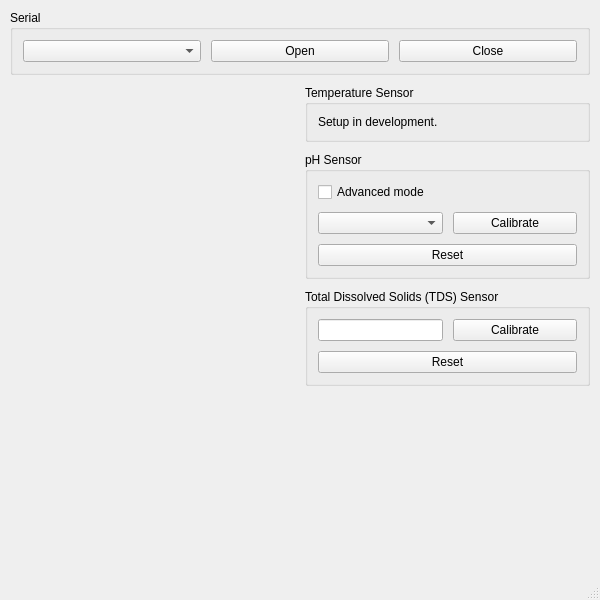
<?xml version="1.0" encoding="UTF-8"?>
<ui version="4.0">
 <class>MainWindow</class>
 <widget class="QMainWindow" name="MainWindow">
  <property name="enabled">
   <bool>true</bool>
  </property>
  <property name="geometry">
   <rect>
    <x>0</x>
    <y>0</y>
    <width>600</width>
    <height>600</height>
   </rect>
  </property>
  <property name="sizePolicy">
   <sizepolicy hsizetype="Fixed" vsizetype="Fixed">
    <horstretch>0</horstretch>
    <verstretch>0</verstretch>
   </sizepolicy>
  </property>
  <property name="minimumSize">
   <size>
    <width>600</width>
    <height>600</height>
   </size>
  </property>
  <property name="maximumSize">
   <size>
    <width>600</width>
    <height>600</height>
   </size>
  </property>
  <property name="windowTitle">
   <string>MainWindow</string>
  </property>
  <property name="styleSheet">
   <string notr="true"/>
  </property>
  <widget class="QWidget" name="MainWidget">
   <property name="enabled">
    <bool>true</bool>
   </property>
   <property name="sizePolicy">
    <sizepolicy hsizetype="Fixed" vsizetype="Fixed">
     <horstretch>0</horstretch>
     <verstretch>0</verstretch>
    </sizepolicy>
   </property>
   <layout class="QVBoxLayout" name="verticalLayout_10">
    <property name="spacing">
     <number>0</number>
    </property>
    <property name="leftMargin">
     <number>10</number>
    </property>
    <property name="topMargin">
     <number>10</number>
    </property>
    <property name="rightMargin">
     <number>10</number>
    </property>
    <property name="bottomMargin">
     <number>10</number>
    </property>
    <item>
     <layout class="QVBoxLayout" name="MainWidgetElem">
      <property name="spacing">
       <number>10</number>
      </property>
      <item>
       <widget class="QGroupBox" name="Serial">
        <property name="title">
         <string>Serial</string>
        </property>
        <layout class="QVBoxLayout" name="verticalLayout">
         <property name="spacing">
          <number>0</number>
         </property>
         <property name="leftMargin">
          <number>10</number>
         </property>
         <property name="topMargin">
          <number>10</number>
         </property>
         <property name="rightMargin">
          <number>10</number>
         </property>
         <property name="bottomMargin">
          <number>10</number>
         </property>
         <item>
          <layout class="QHBoxLayout" name="SerialElem">
           <property name="spacing">
            <number>10</number>
           </property>
           <item>
            <widget class="QComboBox" name="SerialChoose">
             <property name="sizePolicy">
              <sizepolicy hsizetype="Preferred" vsizetype="Preferred">
               <horstretch>0</horstretch>
               <verstretch>0</verstretch>
              </sizepolicy>
             </property>
            </widget>
           </item>
           <item>
            <widget class="QPushButton" name="SerialOpen">
             <property name="sizePolicy">
              <sizepolicy hsizetype="Preferred" vsizetype="Preferred">
               <horstretch>0</horstretch>
               <verstretch>0</verstretch>
              </sizepolicy>
             </property>
             <property name="text">
              <string>Open</string>
             </property>
            </widget>
           </item>
           <item>
            <widget class="QPushButton" name="SerialClose">
             <property name="sizePolicy">
              <sizepolicy hsizetype="Preferred" vsizetype="Preferred">
               <horstretch>0</horstretch>
               <verstretch>0</verstretch>
              </sizepolicy>
             </property>
             <property name="text">
              <string>Close</string>
             </property>
            </widget>
           </item>
          </layout>
         </item>
        </layout>
       </widget>
      </item>
      <item>
       <layout class="QHBoxLayout" name="Sensor">
        <property name="spacing">
         <number>10</number>
        </property>
        <property name="leftMargin">
         <number>0</number>
        </property>
        <item>
         <layout class="QVBoxLayout" name="SensorPlot">
          <property name="spacing">
           <number>10</number>
          </property>
          <item>
           <widget class="QCustomPlot" name="SensorPlotTemp" native="true">
            <property name="minimumSize">
             <size>
              <width>285</width>
              <height>0</height>
             </size>
            </property>
           </widget>
          </item>
          <item>
           <widget class="QCustomPlot" name="SensorPlotPh" native="true">
            <property name="sizePolicy">
             <sizepolicy hsizetype="Preferred" vsizetype="Preferred">
              <horstretch>0</horstretch>
              <verstretch>0</verstretch>
             </sizepolicy>
            </property>
            <property name="minimumSize">
             <size>
              <width>285</width>
              <height>0</height>
             </size>
            </property>
           </widget>
          </item>
          <item>
           <widget class="QCustomPlot" name="SensorPlotTds" native="true">
            <property name="minimumSize">
             <size>
              <width>285</width>
              <height>0</height>
             </size>
            </property>
           </widget>
          </item>
         </layout>
        </item>
        <item>
         <layout class="QVBoxLayout" name="SensorSetting">
          <property name="spacing">
           <number>10</number>
          </property>
          <item>
           <widget class="QGroupBox" name="SensorSettingTemp">
            <property name="title">
             <string>Temperature Sensor</string>
            </property>
            <layout class="QVBoxLayout" name="verticalLayout_5">
             <property name="spacing">
              <number>0</number>
             </property>
             <property name="leftMargin">
              <number>10</number>
             </property>
             <property name="topMargin">
              <number>10</number>
             </property>
             <property name="rightMargin">
              <number>10</number>
             </property>
             <property name="bottomMargin">
              <number>10</number>
             </property>
             <item>
              <widget class="QLabel" name="SensorSettingTempLabel">
               <property name="text">
                <string>Setup in development.</string>
               </property>
              </widget>
             </item>
            </layout>
           </widget>
          </item>
          <item>
           <widget class="QGroupBox" name="SensorSettingPh">
            <property name="title">
             <string>pH Sensor</string>
            </property>
            <layout class="QVBoxLayout" name="verticalLayout_4">
             <property name="spacing">
              <number>0</number>
             </property>
             <property name="leftMargin">
              <number>10</number>
             </property>
             <property name="topMargin">
              <number>10</number>
             </property>
             <property name="rightMargin">
              <number>10</number>
             </property>
             <property name="bottomMargin">
              <number>10</number>
             </property>
             <item>
              <layout class="QVBoxLayout" name="SensorSettingPhElem">
               <property name="spacing">
                <number>10</number>
               </property>
               <item>
                <widget class="QCheckBox" name="SensorSettingPhMode">
                 <property name="sizePolicy">
                  <sizepolicy hsizetype="Preferred" vsizetype="Preferred">
                   <horstretch>0</horstretch>
                   <verstretch>0</verstretch>
                  </sizepolicy>
                 </property>
                 <property name="text">
                  <string>Advanced mode</string>
                 </property>
                </widget>
               </item>
               <item>
                <layout class="QHBoxLayout" name="SensorSettingPhCalElem">
                 <property name="spacing">
                  <number>10</number>
                 </property>
                 <item>
                  <widget class="QComboBox" name="SensorSettingPhCalType">
                   <property name="sizePolicy">
                    <sizepolicy hsizetype="Preferred" vsizetype="Preferred">
                     <horstretch>0</horstretch>
                     <verstretch>0</verstretch>
                    </sizepolicy>
                   </property>
                  </widget>
                 </item>
                 <item>
                  <widget class="QPushButton" name="SensorSettingPhCalEnter">
                   <property name="sizePolicy">
                    <sizepolicy hsizetype="Preferred" vsizetype="Preferred">
                     <horstretch>0</horstretch>
                     <verstretch>0</verstretch>
                    </sizepolicy>
                   </property>
                   <property name="minimumSize">
                    <size>
                     <width>0</width>
                     <height>0</height>
                    </size>
                   </property>
                   <property name="text">
                    <string>Calibrate</string>
                   </property>
                  </widget>
                 </item>
                </layout>
               </item>
               <item>
                <widget class="QPushButton" name="SensorSettingPhCalReset">
                 <property name="sizePolicy">
                  <sizepolicy hsizetype="Preferred" vsizetype="Preferred">
                   <horstretch>0</horstretch>
                   <verstretch>0</verstretch>
                  </sizepolicy>
                 </property>
                 <property name="minimumSize">
                  <size>
                   <width>0</width>
                   <height>0</height>
                  </size>
                 </property>
                 <property name="text">
                  <string>Reset</string>
                 </property>
                </widget>
               </item>
              </layout>
             </item>
            </layout>
           </widget>
          </item>
          <item>
           <widget class="QGroupBox" name="SensorSettingTds">
            <property name="title">
             <string>Total Dissolved Solids (TDS) Sensor</string>
            </property>
            <layout class="QVBoxLayout" name="verticalLayout_7">
             <property name="spacing">
              <number>0</number>
             </property>
             <property name="leftMargin">
              <number>10</number>
             </property>
             <property name="topMargin">
              <number>10</number>
             </property>
             <property name="rightMargin">
              <number>10</number>
             </property>
             <property name="bottomMargin">
              <number>10</number>
             </property>
             <item>
              <layout class="QVBoxLayout" name="SensorSettingTdsElem">
               <property name="spacing">
                <number>10</number>
               </property>
               <item>
                <layout class="QHBoxLayout" name="SensorSettingTdsCalElem">
                 <property name="spacing">
                  <number>10</number>
                 </property>
                 <item>
                  <widget class="QLineEdit" name="SensorSettingTdsCalType">
                   <property name="sizePolicy">
                    <sizepolicy hsizetype="Preferred" vsizetype="Preferred">
                     <horstretch>0</horstretch>
                     <verstretch>0</verstretch>
                    </sizepolicy>
                   </property>
                  </widget>
                 </item>
                 <item>
                  <widget class="QPushButton" name="SensorSettingTdsCalEnter">
                   <property name="sizePolicy">
                    <sizepolicy hsizetype="Preferred" vsizetype="Preferred">
                     <horstretch>0</horstretch>
                     <verstretch>0</verstretch>
                    </sizepolicy>
                   </property>
                   <property name="text">
                    <string>Calibrate</string>
                   </property>
                  </widget>
                 </item>
                </layout>
               </item>
               <item>
                <widget class="QPushButton" name="SensorSettingTdsCalReset">
                 <property name="sizePolicy">
                  <sizepolicy hsizetype="Preferred" vsizetype="Preferred">
                   <horstretch>0</horstretch>
                   <verstretch>0</verstretch>
                  </sizepolicy>
                 </property>
                 <property name="text">
                  <string>Reset</string>
                 </property>
                </widget>
               </item>
              </layout>
             </item>
            </layout>
           </widget>
          </item>
          <item>
           <spacer name="verticalSpacer">
            <property name="orientation">
             <enum>Qt::Vertical</enum>
            </property>
            <property name="sizeType">
             <enum>QSizePolicy::Fixed</enum>
            </property>
            <property name="sizeHint" stdset="0">
             <size>
              <width>20</width>
              <height>200</height>
             </size>
            </property>
           </spacer>
          </item>
         </layout>
        </item>
       </layout>
      </item>
     </layout>
    </item>
   </layout>
  </widget>
  <widget class="QStatusBar" name="statusbar"/>
 </widget>
 <customwidgets>
  <customwidget>
   <class>QCustomPlot</class>
   <extends>QWidget</extends>
   <header>qcustomplot.h</header>
   <container>1</container>
  </customwidget>
 </customwidgets>
 <resources/>
 <connections/>
</ui>
